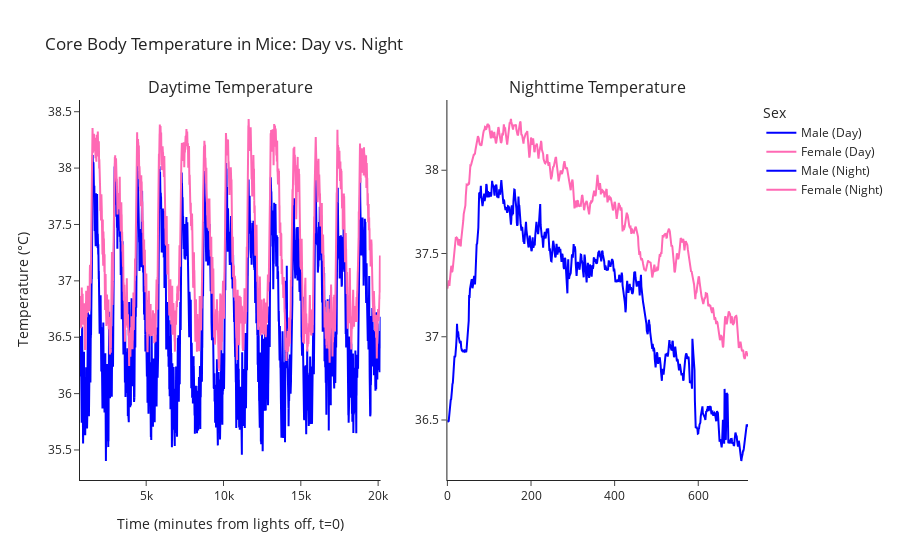

Write notebook code for a chart like this one.
### Code cell
import pandas as pd
import numpy as np
import plotly.graph_objects as go
from plotly.subplots import make_subplots

# Load data (each has shape: 20160 rows × 13 mice)
fem_act = pd.read_csv("fem_act.csv")
fem_temp = pd.read_csv("fem_temp.csv")
male_act = pd.read_csv("male_act.csv")
male_temp = pd.read_csv("male_temp.csv")

# Constants
total_minutes = fem_temp.shape[0]
time = np.arange(total_minutes)

# Split the data into day and night
day_time_start = 720   # 720 minutes = 12 hours after lights on
night_time_end = 720   # 720 minutes = 12 hours before lights off

# Compute averages for daytime and nighttime
male_avg_day = male_temp.iloc[day_time_start:, :].mean(axis=1)
female_avg_day = fem_temp.iloc[day_time_start:, :].mean(axis=1)
male_avg_night = male_temp.iloc[:night_time_end, :].mean(axis=1)
female_avg_night = fem_temp.iloc[:night_time_end, :].mean(axis=1)

# Create subplots (2 side-by-side)
fig = make_subplots(rows=1, cols=2, subplot_titles=('Daytime Temperature', 'Nighttime Temperature'))

# Daytime plot (first subplot)
fig.add_trace(go.Scatter(
    x=time[day_time_start:],
    y=male_avg_day,
    mode='lines',
    name='Male (Day)',
    line=dict(color='blue')
), row=1, col=1)

fig.add_trace(go.Scatter(
    x=time[day_time_start:],
    y=female_avg_day,
    mode='lines',
    name='Female (Day)',
    line=dict(color='hotpink')
), row=1, col=1)

# Nighttime plot (second subplot)
fig.add_trace(go.Scatter(
    x=time[:night_time_end],
    y=male_avg_night,
    mode='lines',
    name='Male (Night)',
    line=dict(color='blue')
), row=1, col=2)

fig.add_trace(go.Scatter(
    x=time[:night_time_end],
    y=female_avg_night,
    mode='lines',
    name='Female (Night)',
    line=dict(color='hotpink')
), row=1, col=2)

# Update layout and titles
fig.update_layout(
    title="Core Body Temperature in Mice: Day vs. Night",
    xaxis_title="Time (minutes from lights off, t=0)",
    yaxis_title="Temperature (°C)",
    legend_title="Sex",
    template="simple_white",
    showlegend=True
)

fig.show()

### Figure 1 — Plotly figure (JSON) as saved in the notebook; plotly's stock layout.template omitted (floating-point values rounded to 4 significant figures; data arrays with more than 128 entries replaced by an {"elided": "..."} marker saying what was removed)
{"data": [{"line": {"color": "blue"}, "mode": "lines", "name": "Male (Day)", "type": "scatter", "x": {"elided": "19440 int values"}, "xaxis": "x", "y": {"elided": "19440 float values"}, "yaxis": "y"}, {"line": {"color": "hotpink"}, "mode": "lines", "name": "Female (Day)", "type": "scatter", "x": {"elided": "19440 int values"}, "xaxis": "x", "y": {"elided": "19440 float values"}, "yaxis": "y"}, {"line": {"color": "blue"}, "mode": "lines", "name": "Male (Night)", "type": "scatter", "x": {"elided": "720 int values"}, "xaxis": "x2", "y": {"elided": "720 float values"}, "yaxis": "y2"}, {"line": {"color": "hotpink"}, "mode": "lines", "name": "Female (Night)", "type": "scatter", "x": {"elided": "720 int values"}, "xaxis": "x2", "y": {"elided": "720 float values"}, "yaxis": "y2"}], "layout": {"annotations": [{"font": {"size": 16}, "showarrow": false, "text": "Daytime Temperature", "x": 0.225, "xanchor": "center", "xref": "paper", "y": 1, "yanchor": "bottom", "yref": "paper"}, {"font": {"size": 16}, "showarrow": false, "text": "Nighttime Temperature", "x": 0.775, "xanchor": "center", "xref": "paper", "y": 1, "yanchor": "bottom", "yref": "paper"}], "legend": {"title": {"text": "Sex"}}, "showlegend": true, "title": {"text": "Core Body Temperature in Mice: Day vs. Night"}, "xaxis": {"anchor": "y", "domain": [0, 0.45], "title": {"text": "Time (minutes from lights off, t=0)"}}, "xaxis2": {"anchor": "y2", "domain": [0.55, 1]}, "yaxis": {"anchor": "x", "domain": [0, 1], "title": {"text": "Temperature (°C)"}}, "yaxis2": {"anchor": "x2", "domain": [0, 1]}}}
